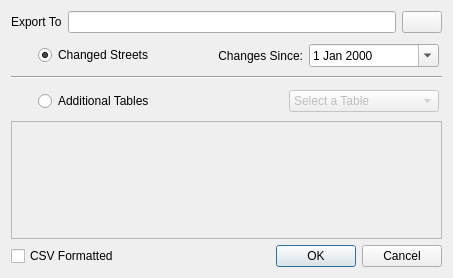
<?xml version="1.0" encoding="UTF-8"?>
<ui version="4.0">
 <class>streetreports</class>
 <widget class="QDialog" name="streetreports">
  <property name="geometry">
   <rect>
    <x>0</x>
    <y>0</y>
    <width>453</width>
    <height>278</height>
   </rect>
  </property>
  <property name="windowTitle">
   <string>Street Reports</string>
  </property>
  <layout class="QGridLayout" name="gridLayout">
   <item row="2" column="0">
    <widget class="Line" name="line">
     <property name="orientation">
      <enum>Qt::Horizontal</enum>
     </property>
    </widget>
   </item>
   <item row="3" column="0">
    <layout class="QGridLayout" name="gridLayout_3">
     <property name="leftMargin">
      <number>27</number>
     </property>
     <property name="topMargin">
      <number>5</number>
     </property>
     <property name="rightMargin">
      <number>3</number>
     </property>
     <property name="bottomMargin">
      <number>3</number>
     </property>
     <item row="0" column="0">
      <widget class="QRadioButton" name="tblsRadioButton">
       <property name="text">
        <string>Additional Tables</string>
       </property>
      </widget>
     </item>
     <item row="0" column="1">
      <spacer name="horizontalSpacer_4">
       <property name="orientation">
        <enum>Qt::Horizontal</enum>
       </property>
       <property name="sizeHint" stdset="0">
        <size>
         <width>40</width>
         <height>20</height>
        </size>
       </property>
      </spacer>
     </item>
     <item row="0" column="2">
      <widget class="QComboBox" name="tblsComboBox">
       <property name="enabled">
        <bool>false</bool>
       </property>
       <property name="sizePolicy">
        <sizepolicy hsizetype="Maximum" vsizetype="Fixed">
         <horstretch>0</horstretch>
         <verstretch>0</verstretch>
        </sizepolicy>
       </property>
       <property name="minimumSize">
        <size>
         <width>150</width>
         <height>0</height>
        </size>
       </property>
       <item>
        <property name="text">
         <string>Select a Table</string>
        </property>
       </item>
       <item>
        <property name="text">
         <string>Maintenance</string>
        </property>
       </item>
       <item>
        <property name="text">
         <string>Reinstatement</string>
        </property>
       </item>
       <item>
        <property name="text">
         <string>Special Designation</string>
        </property>
       </item>
      </widget>
     </item>
    </layout>
   </item>
   <item row="5" column="0">
    <layout class="QHBoxLayout" name="horizontalLayout_3">
     <item>
      <widget class="QCheckBox" name="csvCheckBox">
       <property name="text">
        <string>CSV Formatted</string>
       </property>
      </widget>
     </item>
     <item>
      <spacer name="horizontalSpacer">
       <property name="orientation">
        <enum>Qt::Horizontal</enum>
       </property>
       <property name="sizeHint" stdset="0">
        <size>
         <width>214</width>
         <height>20</height>
        </size>
       </property>
      </spacer>
     </item>
     <item>
      <widget class="QPushButton" name="okPushButton">
       <property name="text">
        <string>OK</string>
       </property>
      </widget>
     </item>
     <item>
      <widget class="QPushButton" name="cancelPushButton">
       <property name="text">
        <string>Cancel</string>
       </property>
      </widget>
     </item>
    </layout>
   </item>
   <item row="1" column="0">
    <layout class="QGridLayout" name="gridLayout_2">
     <property name="leftMargin">
      <number>27</number>
     </property>
     <property name="topMargin">
      <number>5</number>
     </property>
     <property name="rightMargin">
      <number>3</number>
     </property>
     <property name="bottomMargin">
      <number>3</number>
     </property>
     <item row="0" column="0">
      <widget class="QRadioButton" name="changedStsRadioButton">
       <property name="text">
        <string>Changed Streets</string>
       </property>
       <property name="checked">
        <bool>true</bool>
       </property>
      </widget>
     </item>
     <item row="0" column="1">
      <widget class="QLabel" name="label">
       <property name="layoutDirection">
        <enum>Qt::LeftToRight</enum>
       </property>
       <property name="text">
        <string>Changes Since:</string>
       </property>
       <property name="alignment">
        <set>Qt::AlignRight|Qt::AlignTrailing|Qt::AlignVCenter</set>
       </property>
       <property name="wordWrap">
        <bool>false</bool>
       </property>
      </widget>
     </item>
     <item row="0" column="2">
      <widget class="QDateEdit" name="dateEdit">
       <property name="acceptDrops">
        <bool>false</bool>
       </property>
       <property name="frame">
        <bool>true</bool>
       </property>
       <property name="accelerated">
        <bool>false</bool>
       </property>
       <property name="calendarPopup">
        <bool>true</bool>
       </property>
      </widget>
     </item>
    </layout>
   </item>
   <item row="0" column="0">
    <layout class="QHBoxLayout" name="horizontalLayout">
     <item>
      <widget class="QLabel" name="fileLabel">
       <property name="text">
        <string>Export To</string>
       </property>
      </widget>
     </item>
     <item>
      <widget class="QLineEdit" name="fileLineEdit"/>
     </item>
     <item>
      <widget class="QPushButton" name="fileOpenPushButton">
       <property name="text">
        <string/>
       </property>
      </widget>
     </item>
    </layout>
   </item>
   <item row="4" column="0">
    <layout class="QHBoxLayout" name="horizontalLayout_2">
     <item>
      <widget class="QListWidget" name="listWidget">
       <property name="enabled">
        <bool>false</bool>
       </property>
       <property name="maximumSize">
        <size>
         <width>16777215</width>
         <height>16777215</height>
        </size>
       </property>
       <property name="contextMenuPolicy">
        <enum>Qt::NoContextMenu</enum>
       </property>
       <property name="alternatingRowColors">
        <bool>false</bool>
       </property>
       <property name="selectionMode">
        <enum>QAbstractItemView::MultiSelection</enum>
       </property>
      </widget>
     </item>
    </layout>
   </item>
  </layout>
 </widget>
 <resources/>
 <connections/>
</ui>
